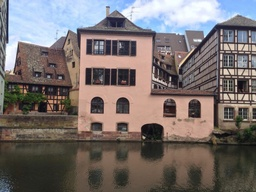
#> input picture Sarvesh/Image cartoonizer/input/River.jpg, 256 x 192 px, shrunk from 1096 x 822 before the run, found by its file name
$ python rgb.py
#> lines starting #> are read from the running program, lines starting #| are printed output that depends on the picture
import cv2
import numpy as np

img = cv2.imread("input\River.jpg")
#> img is the input picture: shape (192, 256, 3); mean B, G, R 109.9, 111.4, 119.6
cv2.imshow("image",img)
b,g,r = cv2.split(img)
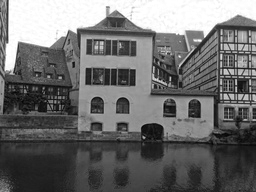
#> b: shape (192, 256); min 3, max 255, mean 109.9
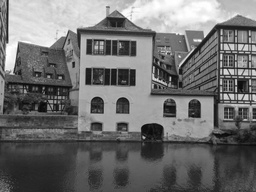
#> g: shape (192, 256); min 6, max 255, mean 111.4
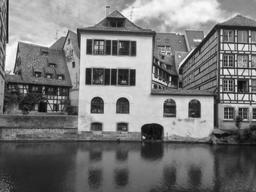
#> r: shape (192, 256); min 5, max 255, mean 119.6
x = b.shape[0]
#> x = 192
y = b.shape[1]
#> y = 256

maskavg = np.ones((5,5),np.float32)/25
masksuh = np.array([[-1,-1,-1],[-1,8.25,-1],[-1,-1,-1]], dtype = 'float32')
masklpf = np.ones((3,3),np.float32)/9

def mm(x,y,img,mask):
#> called with x = 192, y = 256, mask = array of shape (5, 5)
    op = np.ndarray(shape=(x,y), dtype='uint8')
    s = int(0)
    for i in range(x):
        for j in range(y):
            mx = -1
            my = -1
            s = 0
            for l in range(mask.shape[0]):
                my = -1
                for m in range(mask.shape[1]):
                    if i+mx >=0 and j+my >=0 and i+mx < x and j+my < y:
                        s = s + (img[i+mx][j+my] * mask[l][m])
                    my = my + 1
                mx = mx + 1
            op[i][j] = s
        print(i)

    return op

def grayscale(x,y,r,g,b):
    op = np.ndarray(shape=(x,y), dtype='uint8')
    for i in range(x):
        for j in range(y):
            op[i][j] = r[i][j] * 0.3 + g[i][j] * 0.59 + b[i][j] * 0.11

        print(i)
    return op

cv2.imwrite("op\img.jpg",img)
bop = mm(x,y,b,maskavg)
gop = mm(x,y,g,maskavg)
rop = mm(x,y,r,maskavg)
#> call 3 of mm, with x = 192, y = 256, mask = array of shape (5, 5)
#> after the loop in mm (call 3), `for i in range(x):`:
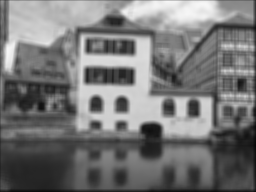
#> op: shape (192, 256); min 8, max 247, mean 117.4
# gray = grayscale(x,y,rop,gop,bop)
# cv2.imshow("gray",gray)

gray = cv2.cvtColor(img, cv2.COLOR_BGR2GRAY)
cv2.imwrite("op\gray.jpg",gray)

gray = mm(x,y,gray,masklpf)
#> call 4 of mm, with x = 192, y = 256, mask = array of shape (3, 3)
#> after the loop in mm (call 4), `for i in range(x):`:
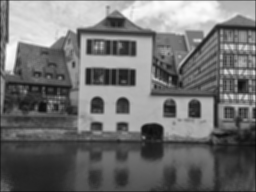
#> op: shape (192, 256); min 11, max 252, mean 112.5
cv2.imshow("grayblur",gray)
cv2.imwrite("op\grayblur.jpg",gray)

edge = mm(x,y,gray,masksuh)
#> after the loop in mm (call 5), `for i in range(x):`:
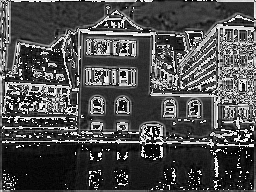
#> op: shape (192, 256); min 0, max 255, mean 77.6
cv2.imshow("edge",edge)
cv2.imwrite("op\edge.jpg",edge)

imgm = (np.log(edge+1)/(np.log(1+np.max(edge))))*255
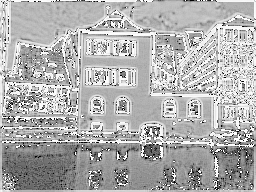
#> imgm: shape (192, 256) float16; 0.58% of the values are NaN or infinite; the others: min 0, max 254.9, mean 175.6; drawn with min black, max white, NaN and infinite black
imgm = np.array(imgm,dtype=np.uint8)
cv2.imshow("-ve",imgm)
cv2.imwrite("op\imgm.jpg",imgm)
#> (the run stopped early here; a loop or call above may not have finished)

$ run again, with Sarvesh/Image cartoonizer/input/Amphitheatre.jpg copied over Sarvesh/Image cartoonizer/input/River.jpg
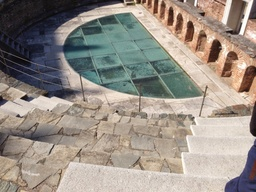
#> input picture Sarvesh/Image cartoonizer/input/Amphitheatre.jpg, 256 x 192 px, shrunk from 1096 x 822 before the run, found by its file name
#> img is the input picture: shape (192, 256, 3); mean B, G, R 134, 142.9, 151.4
#> after the loop in mm (call 5), `for i in range(x):`:
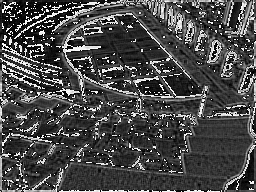
#> op: shape (192, 256); min 0, max 255, mean 73.4
#> `imgm = (np.log(edge+1)/(np.log(1+np.max(edge))))*255`:
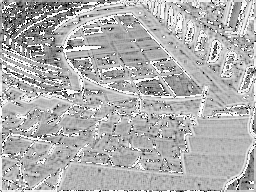
#> imgm: shape (192, 256) float16; 0.56% of the values are NaN or infinite; the others: min 0, max 254.9, mean 177; drawn with min black, max white, NaN and infinite black

$ run again, with Sarvesh/Image cartoonizer/input/Statue.jpg copied over Sarvesh/Image cartoonizer/input/River.jpg
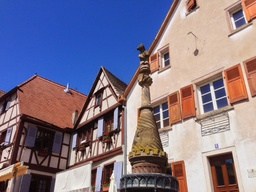
#> input picture Sarvesh/Image cartoonizer/input/Statue.jpg, 256 x 192 px, shrunk from 1096 x 822 before the run, found by its file name
#> img is the input picture: shape (192, 256, 3); mean B, G, R 137.5, 118.3, 128.4
#> after the loop in mm (call 5), `for i in range(x):`:
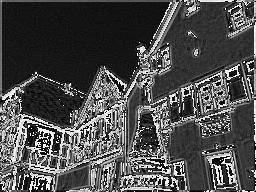
#> op: shape (192, 256); min 0, max 255, mean 76.3
#> `imgm = (np.log(edge+1)/(np.log(1+np.max(edge))))*255`:
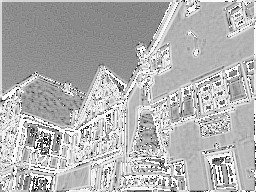
#> imgm: shape (192, 256) float16; 0.38% of the values are NaN or infinite; the others: min 0, max 254.9, mean 178.1; drawn with min black, max white, NaN and infinite black
